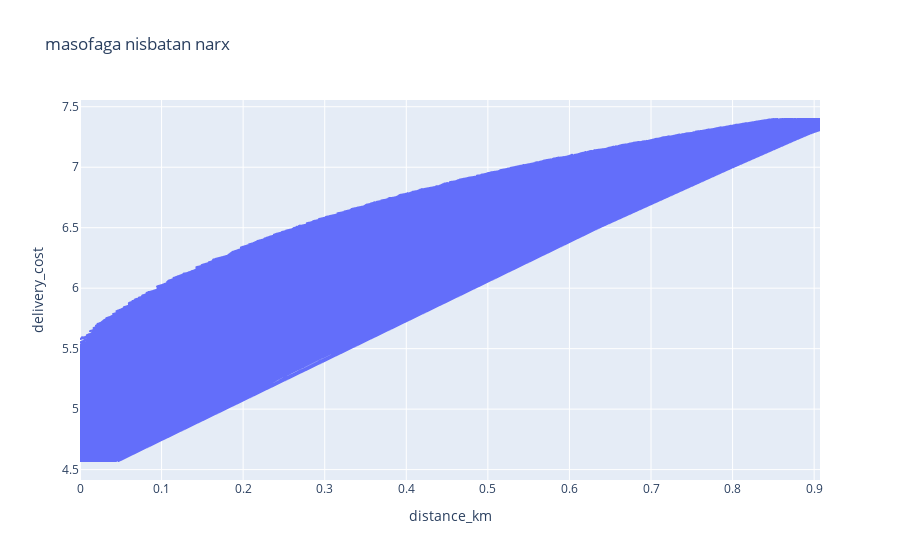

Write notebook code for a chart like this one.
### Code cell
fig=px.line(df,x=df['distance_km'],y=df['delivery_cost'],title='masofaga nisbatan narx')
fig.show()

### Figure 1 — Plotly figure (JSON) as saved in the notebook; plotly's stock layout.template omitted (floating-point values rounded to 4 significant figures; data arrays with more than 128 entries replaced by an {"elided": "..."} marker saying what was removed)
{"data": [{"hovertemplate": "distance_km=%{x}<br>delivery_cost=%{y}<extra></extra>", "legendgroup": "", "line": {"color": "#636efa", "dash": "solid"}, "marker": {"symbol": "circle"}, "mode": "lines", "name": "", "showlegend": false, "type": "scattergl", "x": {"elided": "25000 float values"}, "xaxis": "x", "y": {"elided": "25000 float values"}, "yaxis": "y"}], "layout": {"legend": {"tracegroupgap": 0}, "title": {"text": "masofaga nisbatan narx"}, "xaxis": {"anchor": "y", "domain": [0, 1], "title": {"text": "distance_km"}}, "yaxis": {"anchor": "x", "domain": [0, 1], "title": {"text": "delivery_cost"}}}}
